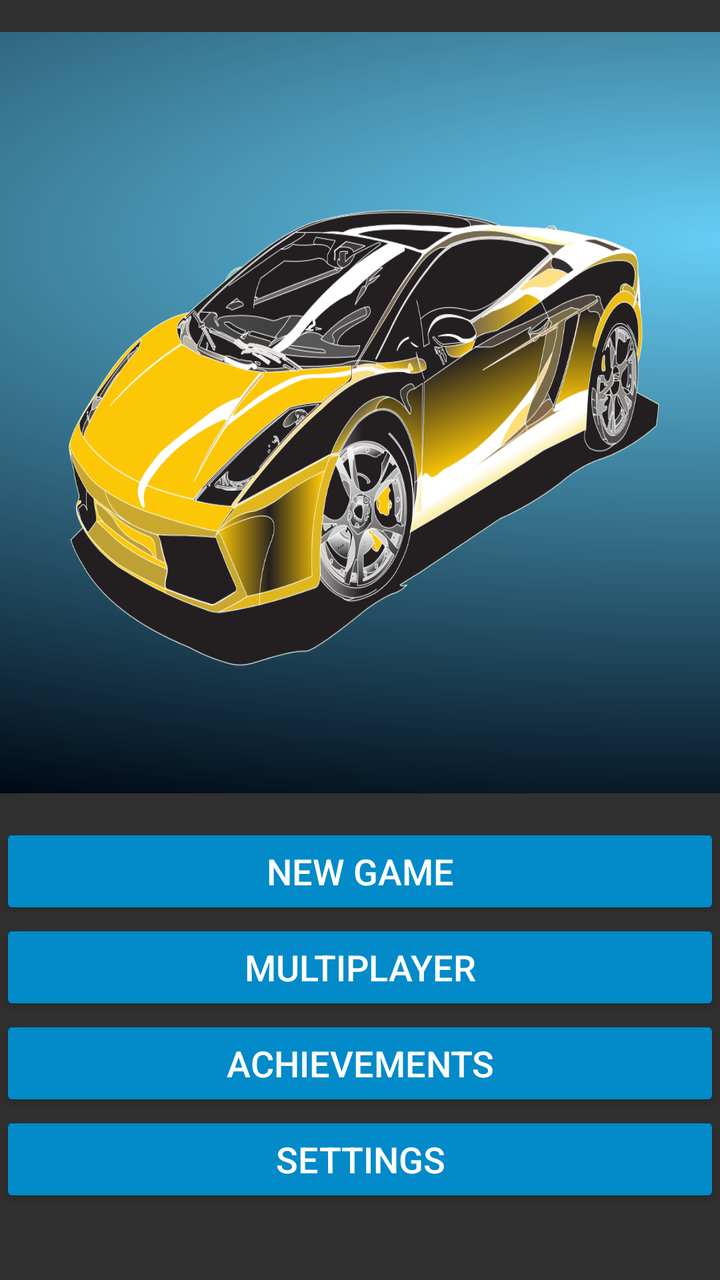
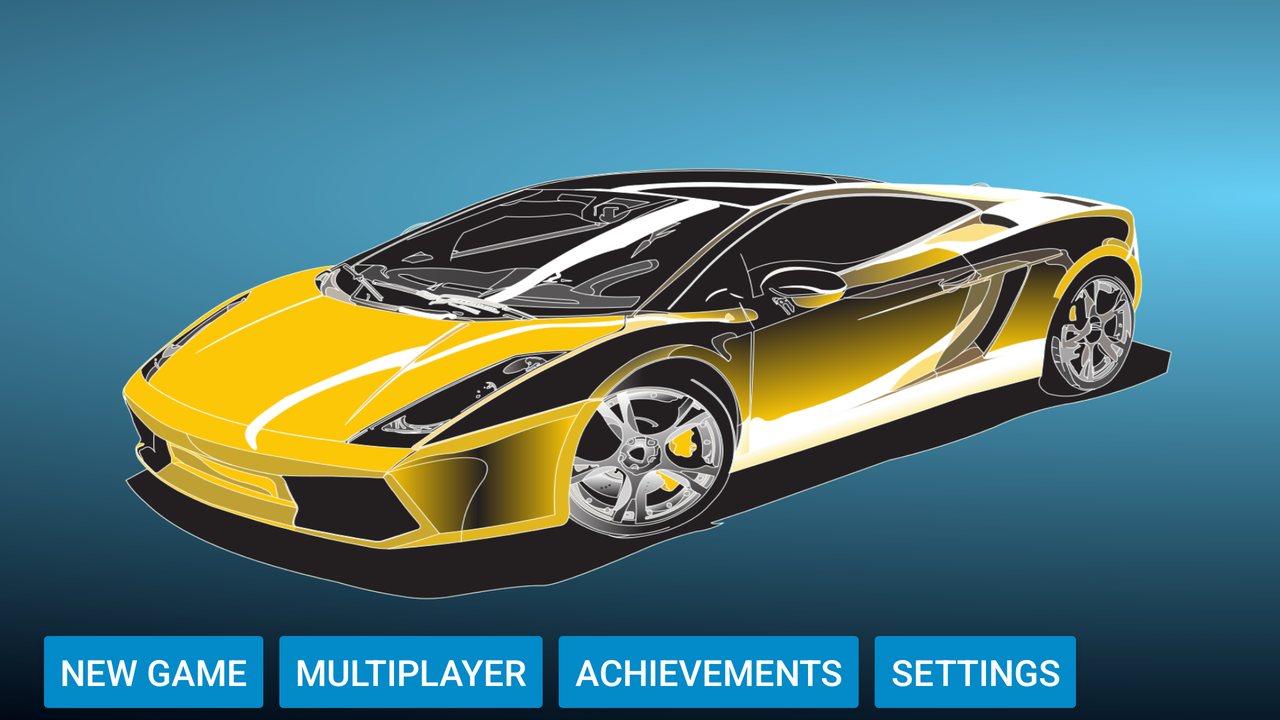

One screen, two layout resources from the same app: the default and the repository's alternative for another configuration. Each is rendered where Android would select it; the XML of both is given below.
<!-- AndroidManifest.xml: application theme AppTheme -->
<!-- res/layout/fragment_main_menu.xml -->
<?xml version="1.0" encoding="utf-8"?>
<LinearLayout xmlns:android="http://schemas.android.com/apk/res/android"
        xmlns:tools="http://schemas.android.com/tools"
        android:id="@+id/activity_main_menu"
        android:orientation="vertical"
        android:layout_width="match_parent"
        android:layout_height="match_parent"
        android:paddingBottom="@dimen/activity_vertical_margin"
        android:paddingTop="@dimen/activity_vertical_margin"
        tools:context="de.in.uulm.map.quartett.mainmenu.MainMenuFragment"
        android:weightSum="1">

    <ImageView
            android:layout_width="match_parent"
            android:layout_height="0dp"
            android:layout_weight="0.95"
            android:scaleType="centerCrop"
            android:paddingLeft="4dp"
            android:contentDescription="@string/content_description_main_menu"
            android:paddingRight="4dp"
            android:background="@drawable/main_menu_car"
            android:cropToPadding="true"
            android:adjustViewBounds="false" />

    <Button
            style="@style/MainMenuButtonStyle"
            android:id="@+id/btn_new_local_game"
            android:text="@string/new_local_game"
            android:layout_marginTop="15dp"
            android:layout_width="match_parent"
            android:layout_height="wrap_content" />

    <Button
            style="@style/MainMenuButtonStyle"
            android:id="@+id/btn_new_online_game"
            android:text="@string/new_online_game"
            android:layout_width="match_parent"
            android:layout_height="wrap_content" />

    <Button
            style="@style/MainMenuButtonStyle"
            android:id="@+id/btn_achievements"
            android:text="@string/achievements"
            android:layout_width="match_parent"
            android:layout_height="wrap_content" />

    <Button
            style="@style/MainMenuButtonStyle"
            android:id="@+id/btn_settings"
            android:text="@string/setting"
            android:layout_width="match_parent"
            android:layout_height="wrap_content" />
</LinearLayout>
<!-- resources referenced by this layout -->
<resources>
  <dimen name="activity_vertical_margin">16dp</dimen>
  <!-- drawable main_menu_car: png bitmap (drawable, 419660 bytes) -->
  <string name="achievements">Achievements</string>
  <string name="content_description_main_menu">Car</string>
  <string name="new_local_game">New Game</string>
  <string name="new_online_game">Multiplayer</string>
  <string name="setting">Settings</string>
  <style name="MainMenuButtonStyle" parent="android:Widget.Material.Button.Colored">
          <item name="android:textSize">18sp</item>
          <item name="android:backgroundTint">@color/colorButtonNormal</item>
          <item name="android:textColor">@color/colorButtonText</item>
      </style>
  <style name="AppTheme" parent="Theme.AppCompat.NoActionBar">
          <item name="colorPrimary">@color/colorPrimary</item>
          <item name="colorPrimaryDark">@color/colorPrimaryDark</item>
          <item name="colorAccent">@color/colorAccent</item>
  
          
          <item name="android:windowContentTransitions">true</item>
  
          
          <item name="android:windowEnterTransition">@transition/fade_in</item>
          <item name="android:windowExitTransition">@transition/fade_out</item>
  
  
          
          <item name="android:windowActivityTransitions">true</item>
          
          <item name="android:windowSharedElementEnterTransition">
              @transition/change_image_transform</item>
  
          <item name="preferenceTheme">@style/PreferenceThemeOverlay</item>
  
      </style>
  <color name="colorButtonNormal">#028ac9</color>
  <color name="colorButtonText">#fff</color>
  <color name="colorPrimary">#3F51B5</color>
  <color name="colorPrimaryDark">#303F9F</color>
  <color name="colorAccent">#FF4081</color>
</resources>
<!-- res/layout-land/fragment_main_menu.xml (the repository's variant of the layout above) -->
<!-- drawn on the phone turned sideways -->
<?xml version="1.0" encoding="utf-8"?>
<RelativeLayout xmlns:android="http://schemas.android.com/apk/res/android"
        xmlns:app="http://schemas.android.com/apk/res-auto"
        xmlns:tools="http://schemas.android.com/tools"
        android:id="@+id/activity_main_menu"
        android:layout_width="match_parent"
        android:layout_height="match_parent"

        tools:context="de.in.uulm.map.quartett.mainmenu.MainMenuFragment"
        android:weightSum="1"
        android:background="@drawable/main_menu_car">


    <Button
            style="@style/MainMenuButtonStyle"
            android:id="@+id/btn_new_online_game"
            android:text="@string/new_online_game"
            android:layout_width="wrap_content"
            android:layout_height="wrap_content"
            android:layout_alignParentBottom="true"
            android:layout_toEndOf="@+id/btn_new_local_game" />

    <Button
            style="@style/MainMenuButtonStyle"
            android:id="@+id/btn_achievements"
            android:text="@string/achievements"
            android:layout_width="wrap_content"
            android:layout_height="wrap_content"
            android:layout_alignParentBottom="true"
            android:layout_toEndOf="@+id/btn_new_online_game" />

    <Button
            style="@style/MainMenuButtonStyle"
            android:id="@+id/btn_settings"
            android:text="@string/setting"
            android:layout_width="wrap_content"
            android:layout_height="wrap_content"
            android:layout_alignParentBottom="true"
            android:layout_toEndOf="@+id/btn_achievements" />

    <Button
            style="@style/MainMenuButtonStyle"
            android:id="@+id/btn_new_local_game"
            android:text="@string/new_local_game"
            android:layout_width="wrap_content"
            android:layout_height="wrap_content"
            android:layout_alignParentBottom="true"
            android:layout_alignParentStart="true"
            android:layout_marginStart="18dp" />

</RelativeLayout>
<!-- resources referenced by the variant -->
<!-- as the phone turned sideways resolves them -->
<resources>
  <!-- drawable main_menu_car: png bitmap (drawable, 419660 bytes) -->
  <string name="achievements">Achievements</string>
  <string name="new_local_game">New Game</string>
  <string name="new_online_game">Multiplayer</string>
  <string name="setting">Settings</string>
  <style name="MainMenuButtonStyle" parent="android:Widget.Material.Button.Colored">
          <item name="android:textSize">18sp</item>
          <item name="android:backgroundTint">@color/colorButtonNormal</item>
          <item name="android:textColor">@color/colorButtonText</item>
      </style>
  <style name="AppTheme" parent="Theme.AppCompat.NoActionBar">
          <item name="colorPrimary">@color/colorPrimary</item>
          <item name="colorPrimaryDark">@color/colorPrimaryDark</item>
          <item name="colorAccent">@color/colorAccent</item>
  
          
          <item name="android:windowContentTransitions">true</item>
  
          
          <item name="android:windowEnterTransition">@transition/fade_in</item>
          <item name="android:windowExitTransition">@transition/fade_out</item>
  
  
          
          <item name="android:windowActivityTransitions">true</item>
          
          <item name="android:windowSharedElementEnterTransition">
              @transition/change_image_transform</item>
  
          <item name="preferenceTheme">@style/PreferenceThemeOverlay</item>
  
      </style>
  <color name="colorButtonNormal">#028ac9</color>
  <color name="colorButtonText">#fff</color>
  <color name="colorPrimary">#3F51B5</color>
  <color name="colorPrimaryDark">#303F9F</color>
  <color name="colorAccent">#FF4081</color>
</resources>
